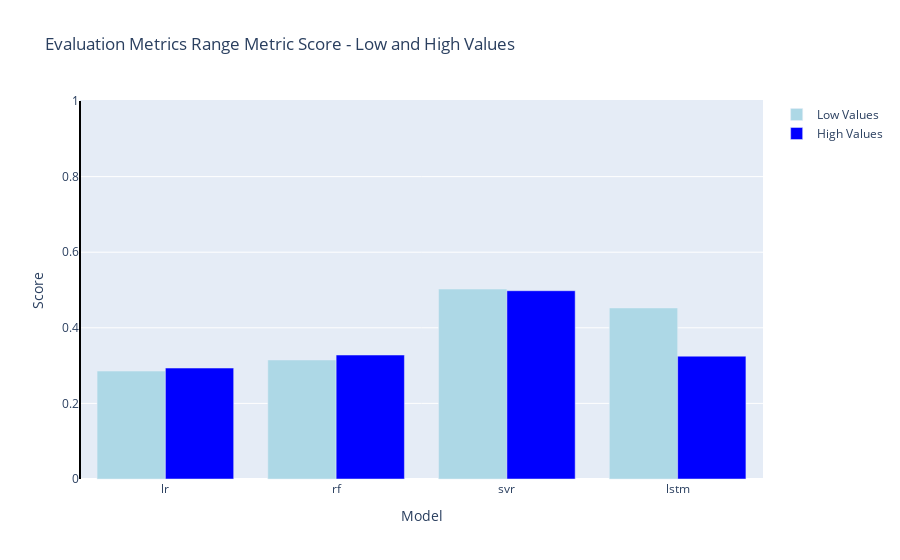

Notebook code for this chart:
### Code cell
column = 'range_metric'
title = 'Evaluation Metrics Range Metric Score - Low and High Values'
# choose colors as blue and light blue
plot_eval_df(column, title, 'lightblue', 'blue')

### Figure 1 — Plotly figure (JSON) as saved in the notebook; plotly's stock layout.template omitted (floating-point values rounded to 4 significant figures)
{"data": [{"marker": {"color": "lightblue"}, "name": "Low Values", "type": "bar", "x": ["lr", "rf", "svr", "lstm"], "y": [0.2856, 0.3149, 0.5026, 0.4525]}, {"marker": {"color": "blue"}, "name": "High Values", "type": "bar", "x": ["lr", "rf", "svr", "lstm"], "y": [0.2935, 0.328, 0.4981, 0.325]}], "layout": {"barmode": "group", "shapes": [{"line": {"color": "black", "width": 2}, "type": "line", "x0": 0, "x1": 0, "xref": "paper", "y0": 0, "y1": 1}], "title": {"text": "Evaluation Metrics Range Metric Score - Low and High Values"}, "xaxis": {"title": {"text": "Model"}}, "yaxis": {"title": {"text": "Score"}}}}
